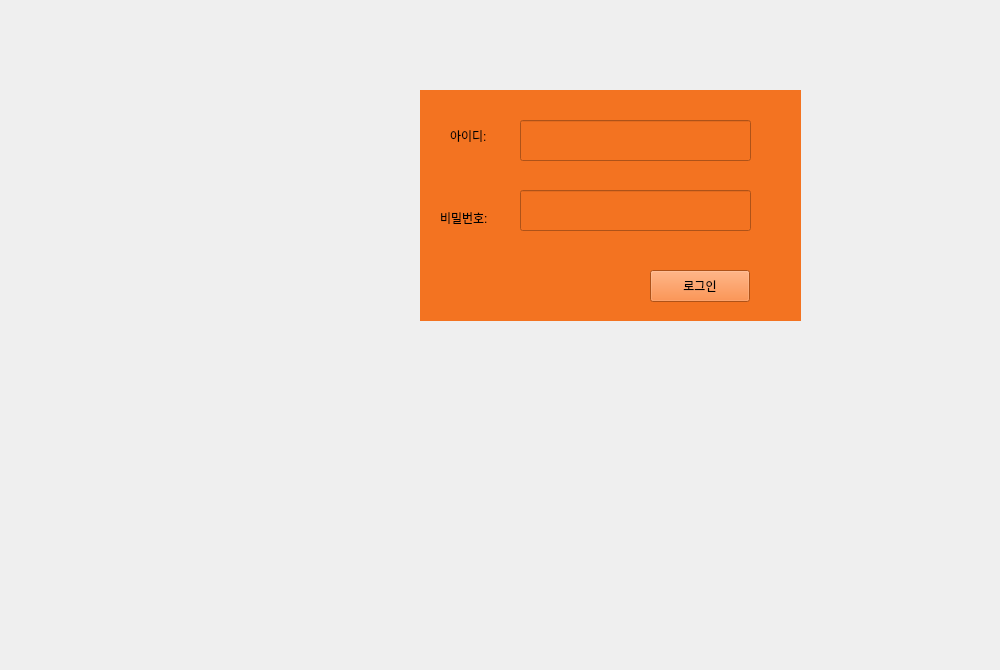
<?xml version="1.0" encoding="UTF-8"?>
<ui version="4.0">
 <class>LoginPage</class>
 <widget class="QWidget" name="LoginPage">
  <property name="geometry">
   <rect>
    <x>0</x>
    <y>0</y>
    <width>1000</width>
    <height>670</height>
   </rect>
  </property>
  <property name="windowTitle">
   <string>Form</string>
  </property>
  <widget class="QWidget" name="widget" native="true">
   <property name="geometry">
    <rect>
     <x>420</x>
     <y>90</y>
     <width>381</width>
     <height>231</height>
    </rect>
   </property>
   <property name="styleSheet">
    <string notr="true">background-color: #F37321;</string>
   </property>
   <widget class="QLabel" name="label">
    <property name="geometry">
     <rect>
      <x>30</x>
      <y>30</y>
      <width>51</width>
      <height>31</height>
     </rect>
    </property>
    <property name="text">
     <string>아이디: </string>
    </property>
   </widget>
   <widget class="QPushButton" name="loginButton">
    <property name="geometry">
     <rect>
      <x>230</x>
      <y>180</y>
      <width>100</width>
      <height>32</height>
     </rect>
    </property>
    <property name="text">
     <string>로그인</string>
    </property>
   </widget>
   <widget class="QLineEdit" name="idEdit">
    <property name="geometry">
     <rect>
      <x>100</x>
      <y>30</y>
      <width>231</width>
      <height>41</height>
     </rect>
    </property>
   </widget>
   <widget class="QLineEdit" name="passwordEdit">
    <property name="geometry">
     <rect>
      <x>100</x>
      <y>100</y>
      <width>231</width>
      <height>41</height>
     </rect>
    </property>
   </widget>
   <widget class="QLabel" name="label_2">
    <property name="geometry">
     <rect>
      <x>20</x>
      <y>120</y>
      <width>58</width>
      <height>16</height>
     </rect>
    </property>
    <property name="text">
     <string>비밀번호:</string>
    </property>
   </widget>
  </widget>
 </widget>
 <resources/>
 <connections/>
</ui>
